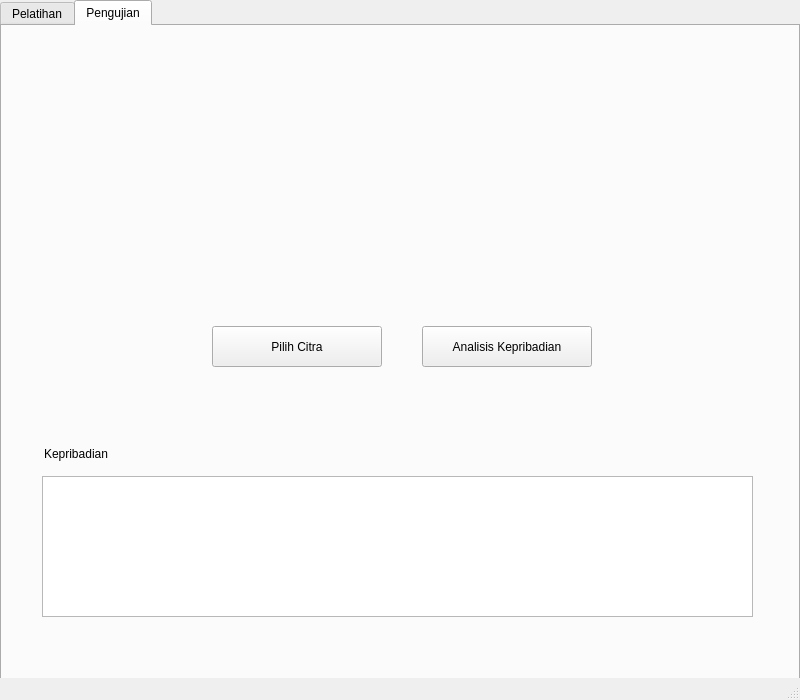
<?xml version="1.0" encoding="UTF-8"?>
<ui version="4.0">
 <class>MainWindow</class>
 <widget class="QMainWindow" name="MainWindow">
  <property name="geometry">
   <rect>
    <x>0</x>
    <y>0</y>
    <width>800</width>
    <height>700</height>
   </rect>
  </property>
  <property name="sizePolicy">
   <sizepolicy hsizetype="Fixed" vsizetype="Fixed">
    <horstretch>0</horstretch>
    <verstretch>0</verstretch>
   </sizepolicy>
  </property>
  <property name="windowTitle">
   <string>Pengenalan Kepribadian Berdasarkan Tulisan Tangan</string>
  </property>
  <widget class="QWidget" name="centralwidget">
   <property name="sizePolicy">
    <sizepolicy hsizetype="Fixed" vsizetype="Fixed">
     <horstretch>0</horstretch>
     <verstretch>0</verstretch>
    </sizepolicy>
   </property>
   <property name="font">
    <font>
     <family>Segoe UI</family>
    </font>
   </property>
   <widget class="QTabWidget" name="tabWidget">
    <property name="geometry">
     <rect>
      <x>0</x>
      <y>0</y>
      <width>800</width>
      <height>700</height>
     </rect>
    </property>
    <property name="sizePolicy">
     <sizepolicy hsizetype="Fixed" vsizetype="Fixed">
      <horstretch>0</horstretch>
      <verstretch>0</verstretch>
     </sizepolicy>
    </property>
    <property name="font">
     <font>
      <family>Segoe UI</family>
     </font>
    </property>
    <property name="currentIndex">
     <number>1</number>
    </property>
    <widget class="QWidget" name="tabTrain">
     <attribute name="title">
      <string>Pelatihan</string>
     </attribute>
     <widget class="QTableView" name="datasetTable">
      <property name="geometry">
       <rect>
        <x>3</x>
        <y>50</y>
        <width>790</width>
        <height>390</height>
       </rect>
      </property>
      <property name="font">
       <font>
        <family>Segoe UI</family>
       </font>
      </property>
     </widget>
     <widget class="QLabel" name="label">
      <property name="geometry">
       <rect>
        <x>10</x>
        <y>15</y>
        <width>55</width>
        <height>16</height>
       </rect>
      </property>
      <property name="font">
       <font>
        <family>Segoe UI</family>
        <pointsize>8</pointsize>
       </font>
      </property>
      <property name="text">
       <string>Dataset</string>
      </property>
     </widget>
     <widget class="QPushButton" name="loadButton">
      <property name="geometry">
       <rect>
        <x>650</x>
        <y>10</y>
        <width>131</width>
        <height>28</height>
       </rect>
      </property>
      <property name="font">
       <font>
        <family>Segoe UI</family>
       </font>
      </property>
      <property name="text">
       <string>Muat Dataset</string>
      </property>
     </widget>
     <widget class="QPushButton" name="trainButton">
      <property name="geometry">
       <rect>
        <x>335</x>
        <y>460</y>
        <width>130</width>
        <height>35</height>
       </rect>
      </property>
      <property name="font">
       <font>
        <family>Segoe UI</family>
       </font>
      </property>
      <property name="text">
       <string>Latih Dataset</string>
      </property>
     </widget>
     <widget class="QTextBrowser" name="progressText">
      <property name="geometry">
       <rect>
        <x>140</x>
        <y>540</y>
        <width>520</width>
        <height>101</height>
       </rect>
      </property>
      <property name="font">
       <font>
        <family>Segoe UI</family>
       </font>
      </property>
      <property name="html">
       <string>&lt;!DOCTYPE HTML PUBLIC &quot;-//W3C//DTD HTML 4.0//EN&quot; &quot;http://www.w3.org/TR/REC-html40/strict.dtd&quot;&gt;
&lt;html&gt;&lt;head&gt;&lt;meta name=&quot;qrichtext&quot; content=&quot;1&quot; /&gt;&lt;style type=&quot;text/css&quot;&gt;
p, li { white-space: pre-wrap; }
&lt;/style&gt;&lt;/head&gt;&lt;body style=&quot; font-family:'Segoe UI'; font-size:7.8pt; font-weight:400; font-style:normal;&quot;&gt;
&lt;p style=&quot; margin-top:0px; margin-bottom:0px; margin-left:0px; margin-right:0px; -qt-block-indent:0; text-indent:0px;&quot;&gt;&lt;span style=&quot; font-family:'MS Shell Dlg 2';&quot;&gt;done&lt;/span&gt;&lt;/p&gt;&lt;/body&gt;&lt;/html&gt;</string>
      </property>
     </widget>
     <widget class="QLabel" name="label_2">
      <property name="geometry">
       <rect>
        <x>140</x>
        <y>510</y>
        <width>55</width>
        <height>16</height>
       </rect>
      </property>
      <property name="font">
       <font>
        <family>Segoe UI</family>
       </font>
      </property>
      <property name="text">
       <string>Progress</string>
      </property>
     </widget>
    </widget>
    <widget class="QWidget" name="testTab">
     <attribute name="title">
      <string>Pengujian</string>
     </attribute>
     <widget class="QPushButton" name="browseImageButton">
      <property name="geometry">
       <rect>
        <x>210</x>
        <y>300</y>
        <width>170</width>
        <height>41</height>
       </rect>
      </property>
      <property name="text">
       <string>Pilih Citra</string>
      </property>
     </widget>
     <widget class="QPushButton" name="analysisButton">
      <property name="geometry">
       <rect>
        <x>420</x>
        <y>300</y>
        <width>170</width>
        <height>41</height>
       </rect>
      </property>
      <property name="text">
       <string>Analisis Kepribadian</string>
      </property>
     </widget>
     <widget class="QTextBrowser" name="personalityText">
      <property name="geometry">
       <rect>
        <x>40</x>
        <y>450</y>
        <width>711</width>
        <height>141</height>
       </rect>
      </property>
     </widget>
     <widget class="QLabel" name="label_3">
      <property name="geometry">
       <rect>
        <x>42</x>
        <y>420</y>
        <width>91</width>
        <height>16</height>
       </rect>
      </property>
      <property name="text">
       <string>Kepribadian</string>
      </property>
     </widget>
     <widget class="QLabel" name="label_4">
      <property name="geometry">
       <rect>
        <x>50</x>
        <y>20</y>
        <width>700</width>
        <height>240</height>
       </rect>
      </property>
      <property name="text">
       <string/>
      </property>
     </widget>
    </widget>
   </widget>
  </widget>
  <widget class="QStatusBar" name="statusbar"/>
 </widget>
 <resources/>
 <connections/>
</ui>
